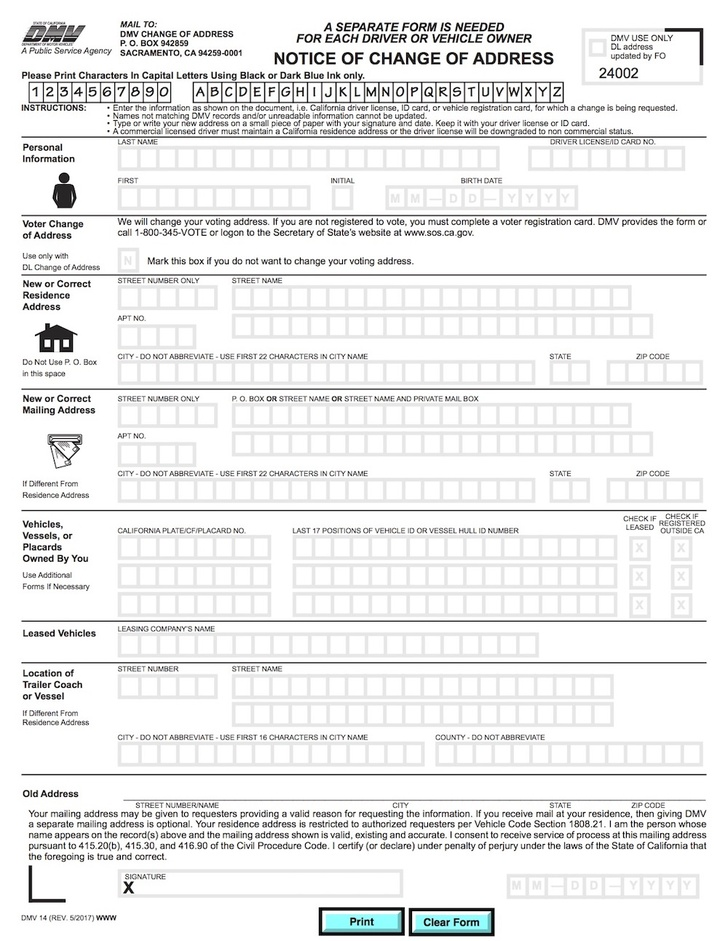
#> input picture img/form.jpg, 728 x 941 px, shrunk from 1000 x 1293 before the run
$ python imgAlign.py
#> lines starting #> are read from the running program, lines starting #| are printed output that depends on the picture
import cv2
import numpy

# Types of Transformations:
# Translation: keeps same shape and size, changes coordinates of shape
# Euclidean: basically rotates the shape keeping shape and size the same
# Affine: Changes size and shape, but parallel lines remain parallel
# Homography: changes shape into some other quadrilateral

img1 = cv2.imread("img/form.jpg", cv2.IMREAD_COLOR)
#> img1 is the input picture: shape (941, 728, 3); mean B, G, R 237.2, 237.3, 237
img2 = cv2.cvtColor(img1, cv2.COLOR_BGR2RGB)

img3 = cv2.imread("img/scanned-form.jpg", cv2.IMREAD_COLOR)
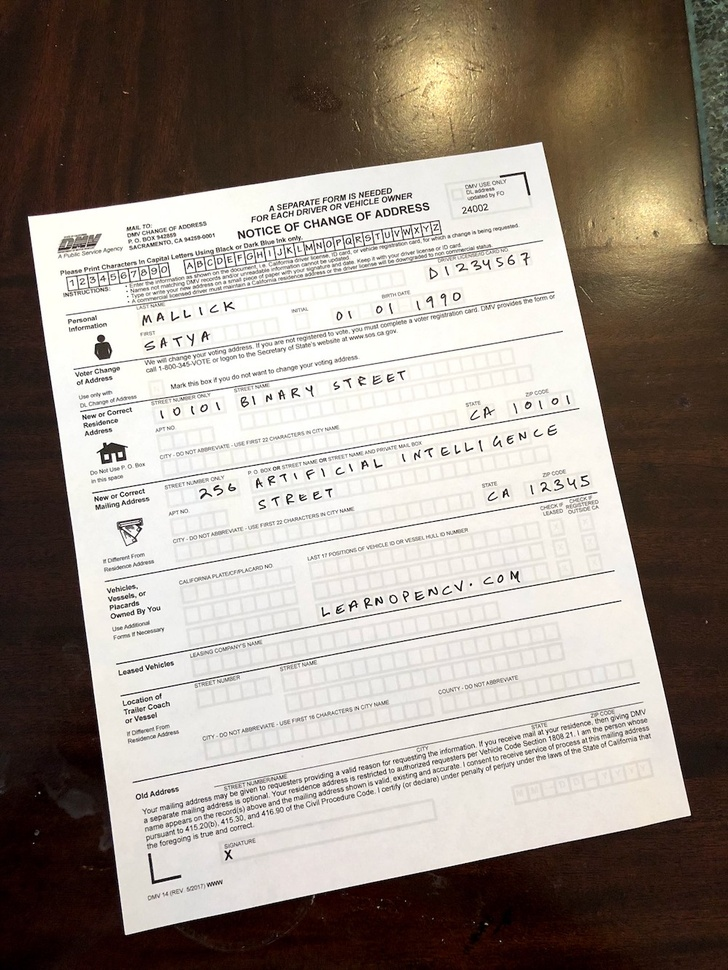
#> input picture img/scanned-form.jpg, 728 x 970 px, shrunk from 1000 x 1333 before the run
#> img3 is the input picture: shape (970, 728, 3); mean B, G, R 135.9, 144.8, 154.5
img4 = cv2.cvtColor(img3, cv2.COLOR_BGR2RGB)

form_gray = cv2.cvtColor(img1, cv2.COLOR_BGR2GRAY)
scan_gray = cv2.cvtColor(img3, cv2.COLOR_BGR2GRAY)
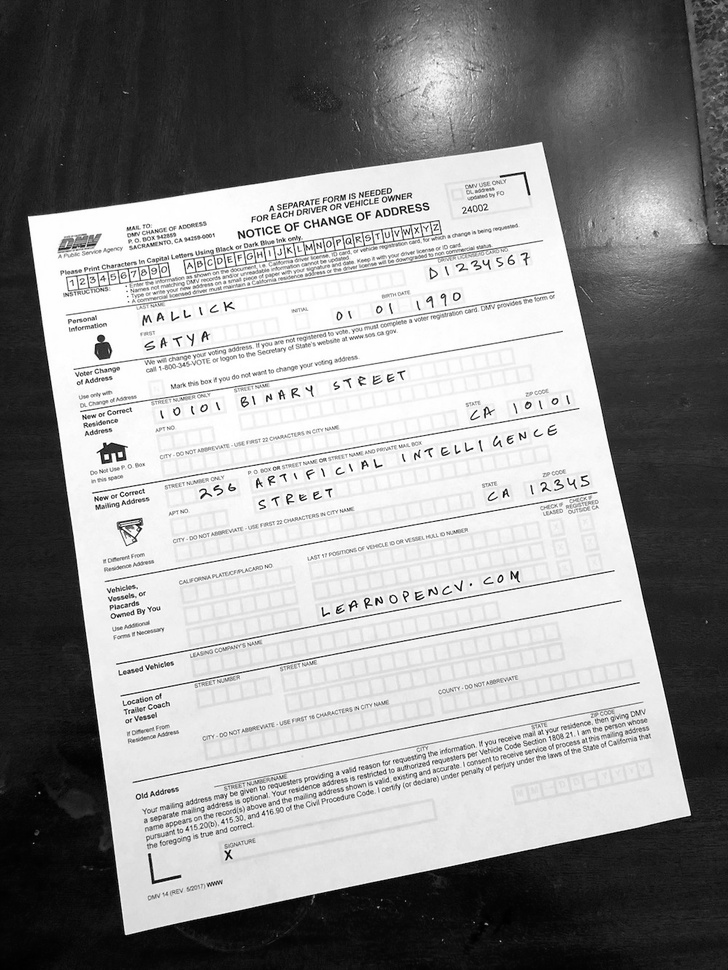
#> scan_gray: shape (970, 728); min 0, max 255, mean 146.7

# Creating Keypoints
MAX_NUM_FEATURES = 500
orb = cv2.ORB_create(MAX_NUM_FEATURES)
keypoints1, descriptors1 = orb.detectAndCompute(form_gray, None)
#> keypoints1 = 500 keypoints; strongest (x, y, size): (360, 58, 31), (356, 53, 31), (292, 56, 37.2), (378, 61, 31)
keypoints2, descriptors2 = orb.detectAndCompute(scan_gray, None)
#> keypoints2 = 500 keypoints; strongest (x, y, size): (429, 590, 31), (582, 477, 31), (353, 601, 31), (285, 226, 31)

# keypoints are usually some interesting feature in an image that are associated with some sharp edge or corner
# keypoints are described by a set of pixel coordinates, size and the orientation of the key point
# descriptors describe the region around the keypoint, a vector representation around the keypoint
# the red circles are keypoints, the center of the circle is the location of the keypoint, size of the circle is the scale of the keypoint and the radius line represents the orientation of the keypoint

form_display = cv2.drawKeypoints(img1, keypoints1, outImage=numpy.array([]),color=(255,0,0),flags=cv2.DRAW_MATCHES_FLAGS_DRAW_RICH_KEYPOINTS)
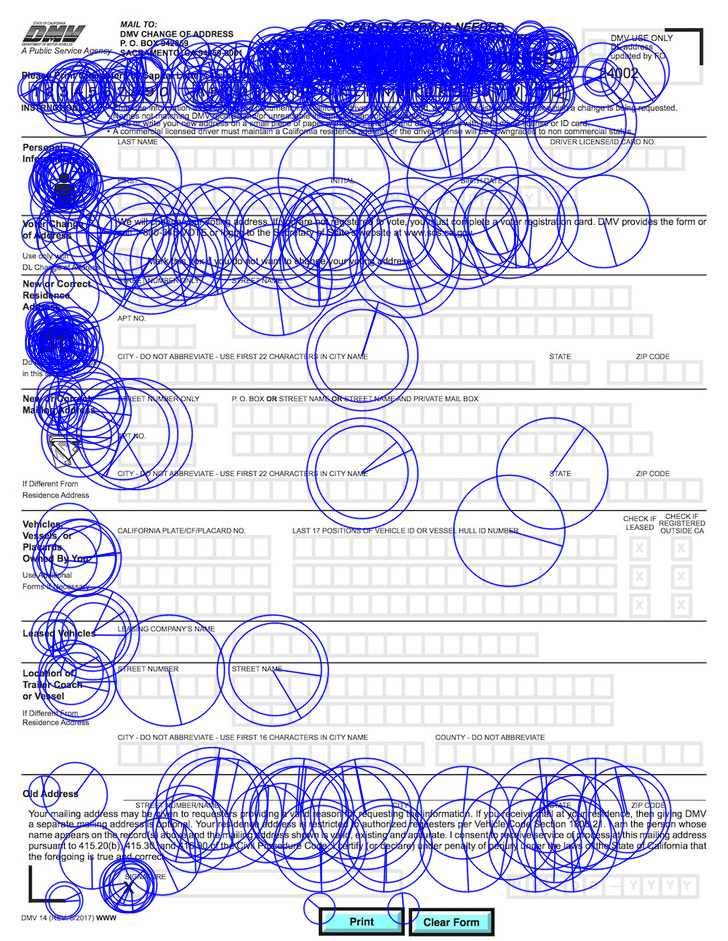
#> form_display: shape (941, 728, 3); mean B, G, R 241.3, 209.5, 209.2
scan_display = cv2.drawKeypoints(img3, keypoints2, outImage=numpy.array([]),color=(255,0,0),flags=cv2.DRAW_MATCHES_FLAGS_DRAW_RICH_KEYPOINTS)
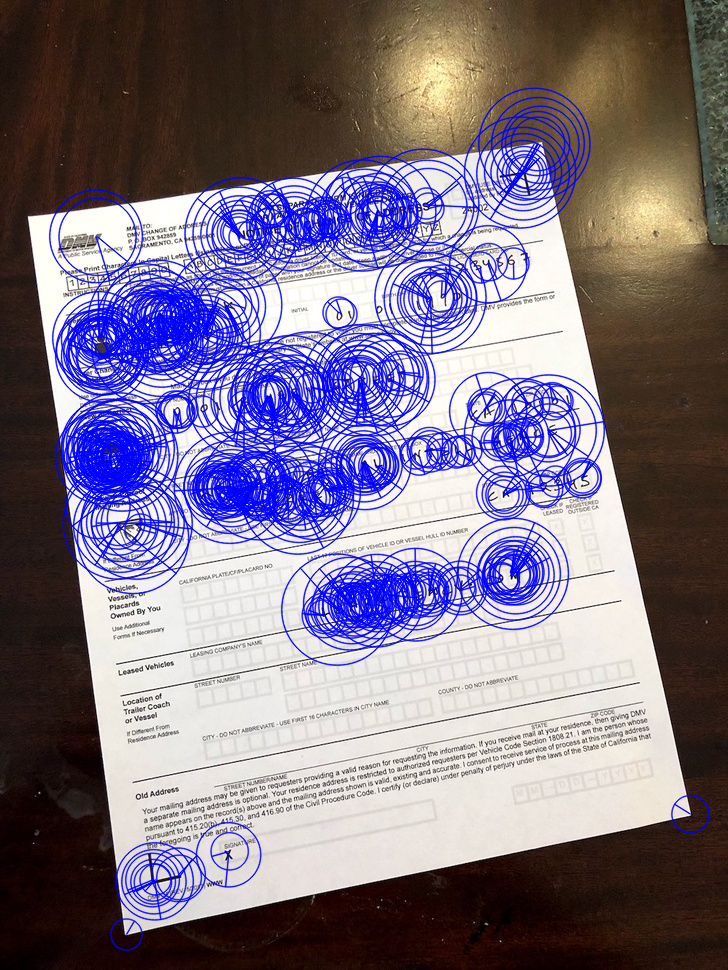
#> scan_display: shape (970, 728, 3); mean B, G, R 140.3, 117.4, 126.8

# Matching Keypoints
matcher = cv2.DescriptorMatcher_create(cv2.DESCRIPTOR_MATCHER_BRUTEFORCE_HAMMING)
matches = matcher.match(descriptors1, descriptors2, None)
#> matches = 500 matches

# Sort matches by score
list(matches).sort(key=lambda x: x.distance, reverse=False)

# Remove matches with bad scores
numGoodMatches = int(len(matches) * 0.1) # * 0.1 leaves the top 10 percent of matches
#> numGoodMatches = 50
matches = matches[:numGoodMatches]
#> matches = 50 matches

img_matched = cv2.drawMatches(img1, keypoints1, img3, keypoints2, matches, None)
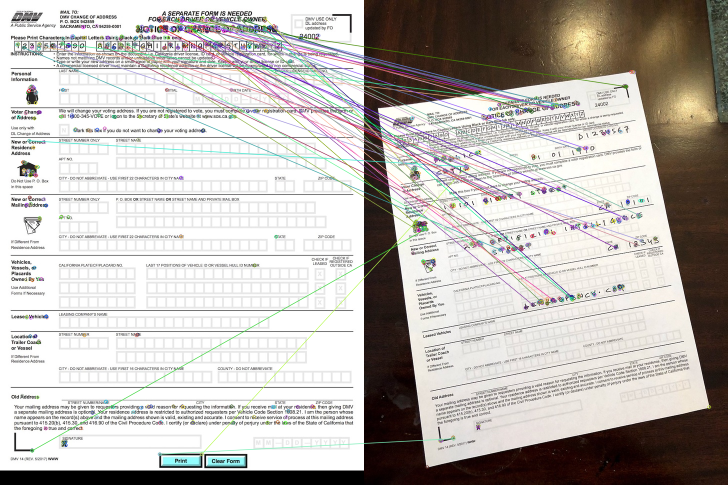
#> img_matched: shape (970, 1456, 3) (shown at 1/2 size); mean B, G, R 180.6, 184.7, 189.3

# Find location of good matches
points1 = numpy.zeros((len(matches), 2), dtype=numpy.float32)
#> points1 = 50 pairs, first value 0 to 0, second value 0 to 0
points2 = numpy.zeros((len(matches), 2), dtype=numpy.float32)
#> points2 = 50 pairs, first value 0 to 0, second value 0 to 0

for i, match in enumerate(matches):
    points1[i, :] = keypoints1[match.queryIdx].pt
    points2[i, :] = keypoints2[match.trainIdx].pt
#> this loop made 50 passes
#> after the loop, points1 = 50 pairs, first value 47 to 551, second value 35 to 908; points2 = 50 pairs, first value 96 to 555, second value 172.8 to 877

# Find homography
h, mask = cv2.findHomography(points2, points1, cv2.RANSAC)
#> h = [[3.5, -0.264, -309.7], [0.195, 0.112, 10.01], [0.00538, -0.00191, 1]]; mask = 50 values, max 1 at index 1, min 0 at index 0, mean 0.12

# Use homography to warp image
height, width, channels = img1.shape
#> height = 941; width = 728; channels = 3
scan_reg = cv2.warpPerspective(img3, h, (width, height))
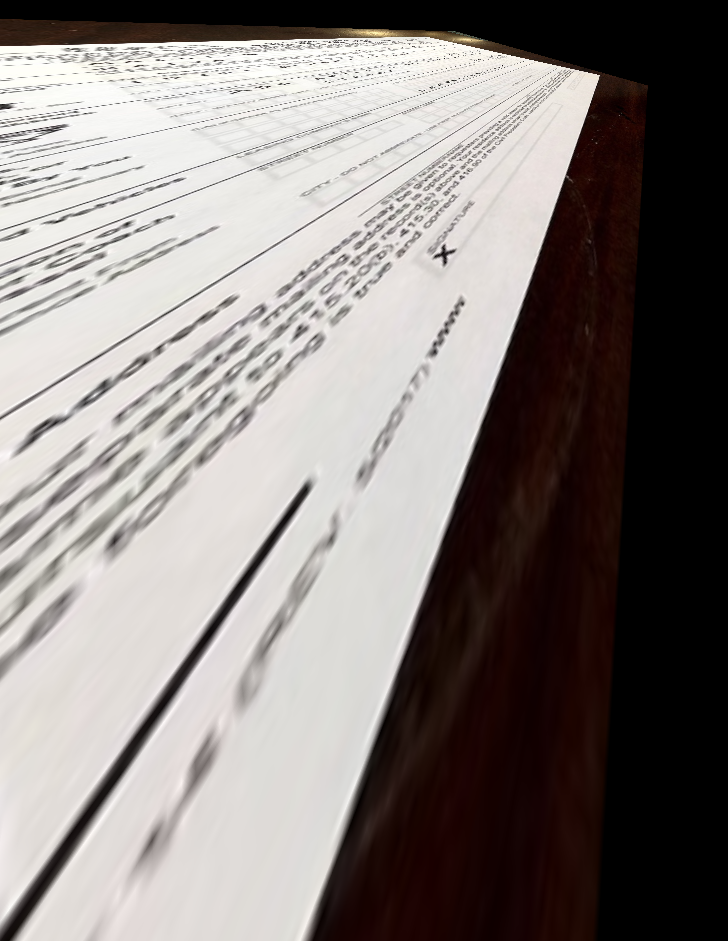
#> scan_reg: shape (941, 728, 3); mean B, G, R 126.6, 129.2, 135.7

cv2.imshow("form", img1)
cv2.imshow("scan", scan_reg)

cv2.waitKey(0)
